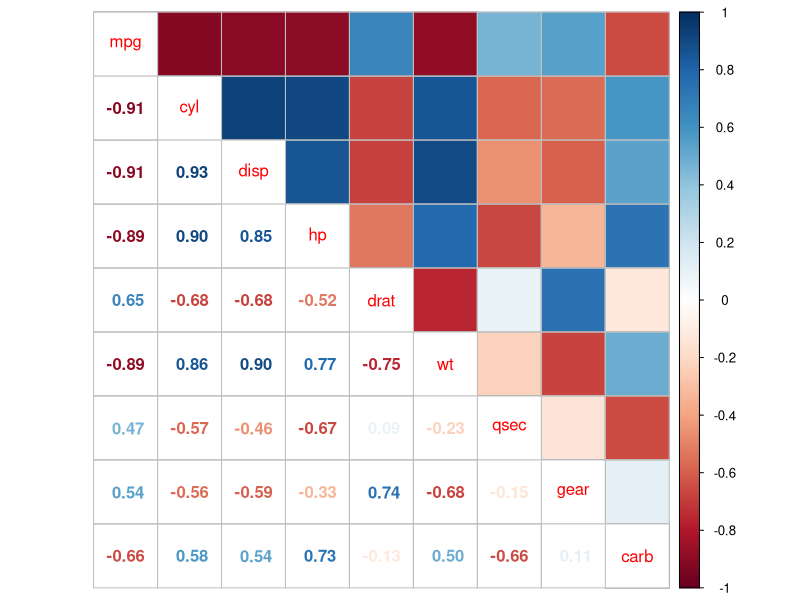

The R script that drew this image: (Note: this script raises an error after producing the figure.)

# TCC Modelos Lineares - CursoR 
# setembro 2022
# Natália Freitas



# Pacotes -----------------------------------------------------------------
library(dplyr)
library(tidyverse)
library(corrplot)


# Dados -------------------------------------------------------------------
data(mtcars)


# Guia da Análise ---------------------------------------------------------

# 1. Analise Descritiva dos Dados
#   a. Conhecer os dados
#   b. Avaliar natureza das variáveis
#   c. Avaliar colinearidade entre variáveis
#   d. verificar linearidade

# 2. Modelagem
# 4. Análise dos Pressupostos
# 5. Conclusão



# 1. Análise Descritiva ---------------------------------------------------

#   a. Conhecer os dados
str(mtcars)
names(mtcars)
summary(mtcars)
?mtcars
skimr::skim(mtcars)

Tabela <- data.frame(Siglas = colnames(mtcars), Significado = c("Consumo Milhas/galão","Número de cilindros",
                                                                "Deslocamento","Potência bruta",
                                                                "Relação do eixo traseiro", 
                                                                "Peso (1000 libras)",
                                                                "Tempo de 1/4 de milha",
                                                                "Motor (0|FormaV; 1|Reto",
                                                                "Transmissão (0|Automática, 1|Manual)",
                                                                "Número de marchas",
                                                                "Número de carburadores"))




#   a.1. Avaliando NAs
#   Conclusão: nenhum NA identificado
  table(map(mtcars, is.na))


#   b. Avaliar natureza das variáveis
# Conclusão: Transformar as variáveis para o tipo adequado 
view(mtcars)

mtcars <- mtcars |> 
            mutate(vs = as.factor(vs),
                   am = as.factor(am),
                   cyl = as.integer(cyl),
                   gear = as.integer(gear),
                   carb = as.integer(carb))



#   c. Avaliar colinearidade entre variáveis
# Conclusão: Variáveis correlacionadas: cyl|disp|hp|wt
dados_cor <- mtcars  |> 
              select (where(is.numeric))

corrplot.mixed(cor(dados_cor, method = "spearman"),lower = "number", upper = 'color')


#   d. verificar linearidade
  par(mfrow = c (5,2))    
  plot(mpg ~ . , data = mtcars, pch= 16)
    
 
  # Junção dos gráficos
  par(mfrow = c (3,1))
  
  # disp - transformar para log()
  modelo_disp <- lm (mpg ~ disp, mtcars)
  MASS::boxcox (modelo_disp)
  
  # hp - transformar log
  modelo_hp <- lm (mpg ~ hp, mtcars)
  MASS::boxcox (modelo_hp)
  
  # wt
  modelo_wt <- lm (mpg ~ wt, mtcars)
  MASS::boxcox (modelo_wt)
  
# Conclusão: o lambda próximo a zero é um indicativo de que o log ()
# resolveria o problema de linearidade.
  
mtcars |> 
  mutate (log_disp = log(disp),
         log_hp = log(hp),
         log_wt = log(wt)) |> 
  select (mpg,disp,hp,wt,log_disp,log_hp,log_wt) 

  
  
# 2. Modelagem 
    
# Modelagem individual

for(i in 1:length(mtcars)){
      modelo <- lm(mpg ~ mtcars[,i], data = mtcars)
      lista_resultado[[i]] <- modelo
    }
names(lista_resultado) <- names(mtcars)      

# Visualização

# cyl
summary(lista_resultado$cyl)
plot(lista_resultado$cyl) 

# disp - não está bom os residuos
summary(lista_resultado$disp)  
plot(lista_resultado$disp)

# hp - não está bom os residuos
summary(lista_resultado$hp)  
plot(lista_resultado$hp)

# drat 
summary(lista_resultado$drat)  
plot(lista_resultado$drat)

# wt -  não está bom os residuos | ponto influente
summary(lista_resultado$wt)  
plot(lista_resultado$wt)

# qsec 
summary(lista_resultado$qsec)  
plot(lista_resultado$qsec)

# vs 
summary(lista_resultado$vs)  
plot(lista_resultado$vs)

# am 
summary(lista_resultado$am)  
plot(lista_resultado$am)

# gear
summary(lista_resultado$gear)  
plot(lista_resultado$gear)

# carb - residuo/ ponto influente
summary(lista_resultado$carb)  
plot(lista_resultado$carb)

# Visualização Automática - mas não consegui colocar o nome de cada variável
for (i in 1:length(lista_resultado)){
  summary(lista_resultado[[i]])
  par(mfrow = c (2,2))
  plot(lista_resultado[[i]])
  title(main = vetor_nomes[i])
} 
